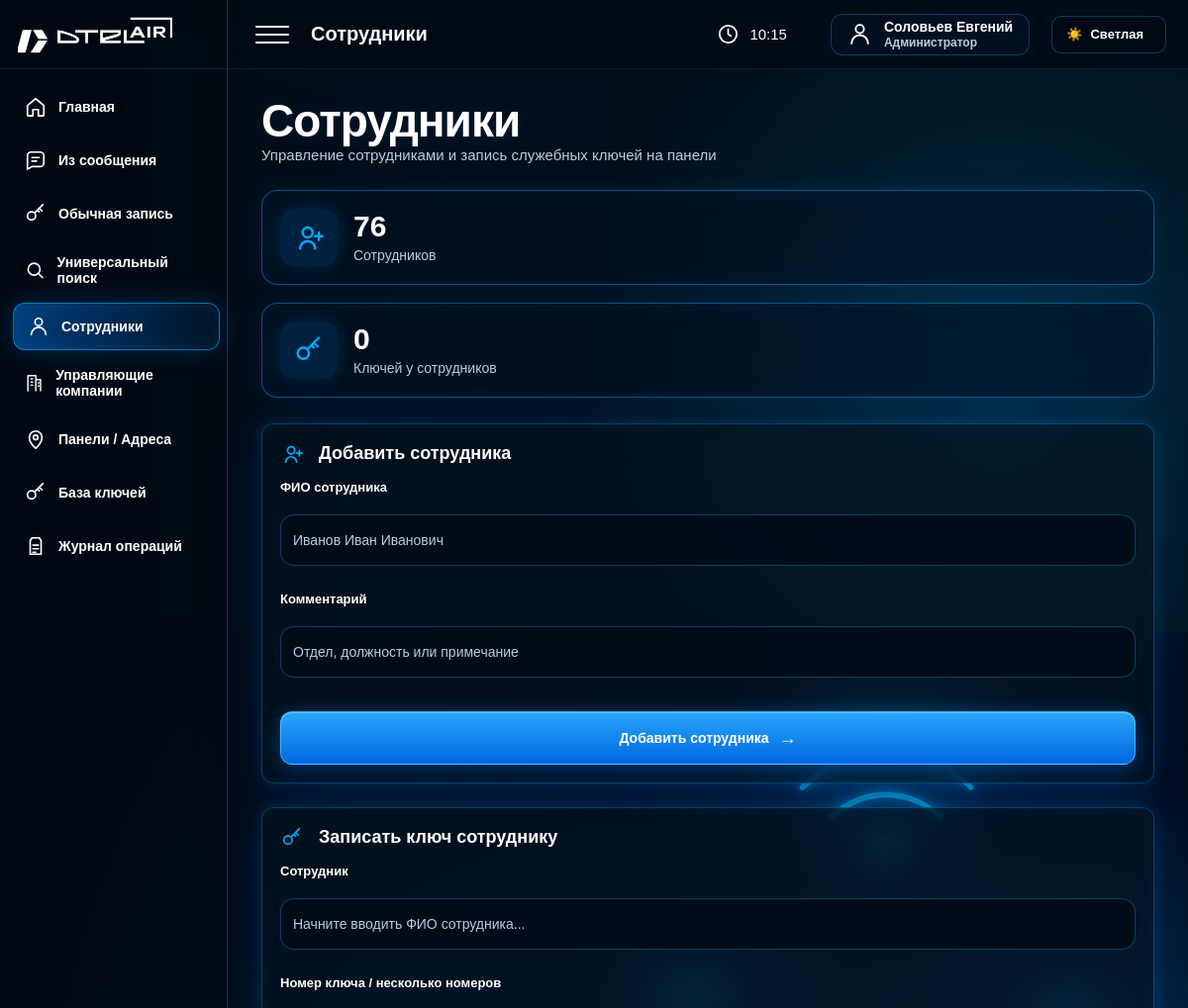
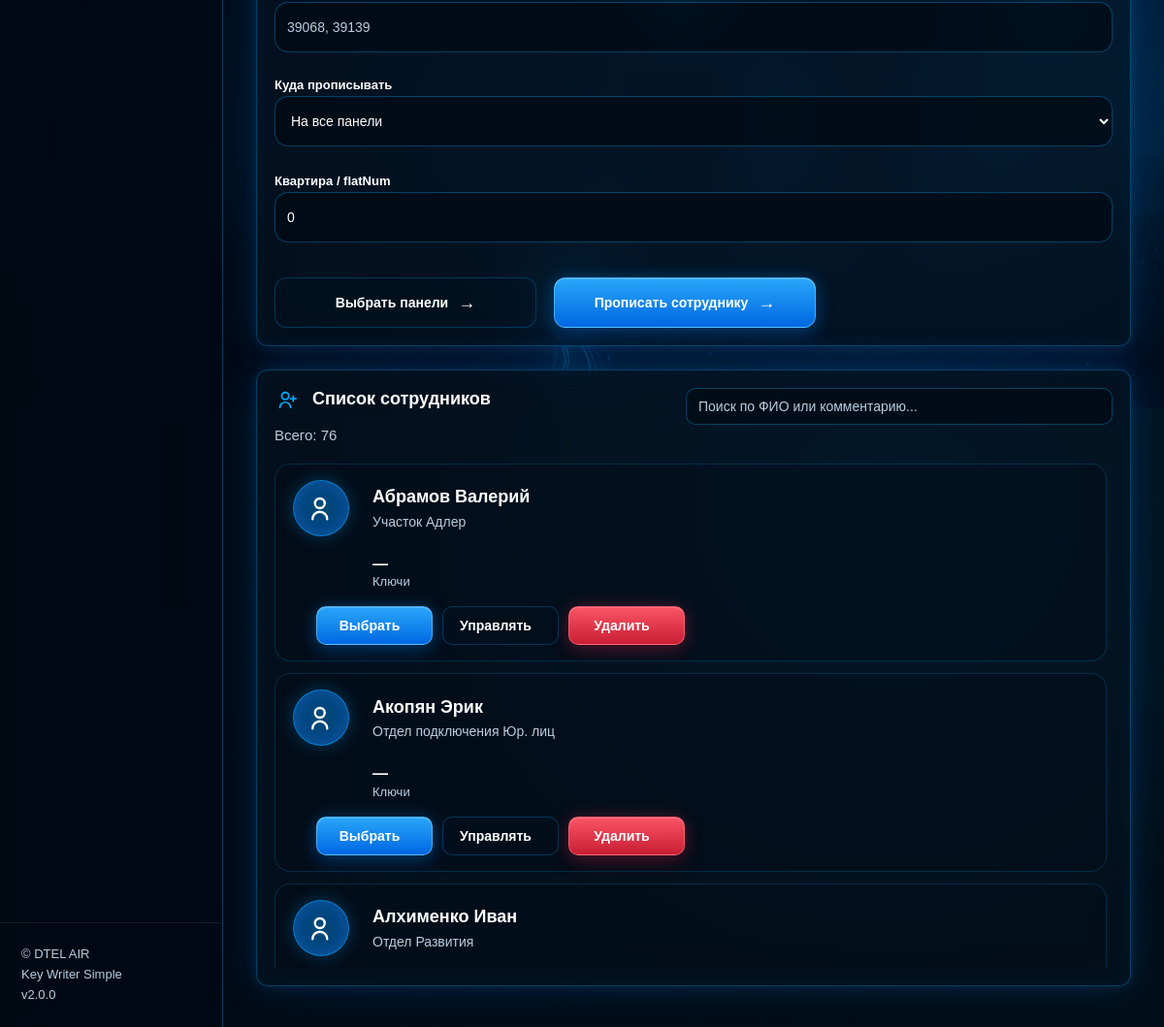
Page /employees (signed in) on the committed database (2 pictures, top to bottom).
### tables this page shows
CREATE TABLE employees (
            id INTEGER PRIMARY KEY AUTOINCREMENT,
            full_name TEXT NOT NULL,
            note TEXT DEFAULT '',
            enabled INTEGER DEFAULT 1,
            created_at TEXT DEFAULT CURRENT_TIMESTAMP
        );

### app/routers/employees.py (the view)
@router.get("/employees", response_class=HTMLResponse)
def employees_page(request: Request):
    return templates.TemplateResponse(
        "employees.html",
        {
            "request": request,
            "panels": get_panels(),
            "employees": get_active_employees(),
            "employees_count": get_employees_count(),
            "employee_keys_count": get_employee_keys_count(),
        },
    )

### app/templates/employees.html (shortened to what this page needs)
{% extends 'base.html' %}
{% block page_name %}Сотрудники{% endblock %}
{% block content %}
<div class="employees-hero">
    <div>
        <h1>Сотрудники</h1>
        <p class="subtitle">Управление сотрудниками и запись служебных ключей на панели</p>
    </div>
    <div class="employees-stats">
        <div class="employees-stat-card">
            <div class="employees-stat-icon">
                <svg viewBox="0 0 24 24">
                    <path d="M17 21a6 6 0 0 0-12 0"/>
                    <circle cx="11" cy="8" r="4"/>
                    <path d="M20 8v6M17 11h6"/>
                </svg>
            </div>
            <div>
                <b>{{ employees_count or employees|length }}</b>
                <span>Сотрудников</span>
            </div>
        </div>
        <div class="employees-stat-card">
            <div class="employees-stat-icon">
                <svg viewBox="0 0 24 24">
                    <circle cx="7.5" cy="14.5" r="4.5"/>
                    <path d="m11 11 9-9M16 6l3 3M14 8l2 2"/>
                </svg>
            </div>
            <div>
                <b>{{ employee_keys_count or 0 }}</b>
                <span>Ключей у сотрудников</span>
            </div>
        </div>
    </div>
</div>
<div class="employees-top-grid">
    <div class="panel employee-add-panel">
        <h2>
            <span class="title-svg-icon">
                <svg viewBox="0 0 24 24">
                    <path d="M17 21a6 6 0 0 0-12 0"/>
                    <circle cx="11" cy="8" r="4"/>
                    <path d="M20 8v6M17 11h6"/>
                </svg>
            </span>
            Добавить сотрудника
        </h2>
        <form method="post" action="/employees/add">
            <label>ФИО сотрудника</label>
            <input name="full_name" placeholder="Иванов Иван Иванович" required>
            <label>Комментарий</label>
            <input name="note" placeholder="Отдел, должность или примечание">
            <button type="submit" class="btn employees-wide-btn">
                Добавить сотрудника
            </button>
        </form>
    </div>
    <div class="panel employee-write-panel">
        <h2>
            <span class="title-svg-icon">
                <svg viewBox="0 0 24 24">
                    <circle cx="7.5" cy="14.5" r="4.5"/>
                    <path d="m11 11 9-9M16 6l3 3M14 8l2 2"/>
                </svg>
            </span>
            Записать ключ сотруднику
        </h2>
        <form method="post" action="/employees/write" id="employeeWriteForm">
            <label>Сотрудник</label>
            <input
                type="text"
                id="employeeWriteSearch"
                name="employee_name"
                placeholder="Начните вводить ФИО сотрудника..."
                autocomplete="off"
                required
            >
            <label>Номер ключа / несколько номеров</label>
            <input name="key_values" placeholder="39068, 39139" required>
            <div class="employee-write-row">
                <div>
                    <label>Куда прописывать</label>
                    <select name="scope" id="employeeScope">
                        <option value="all">На все панели</option>
                    </select>
                </div>
                <div>
                    <label>Квартира / flatNum</label>
                    <input name="flat_num" value="0">
                </div>
            </div>
            <div class="employee-write-actions">
                <button type="button" class="btn btn-ghost" id="openEmployeePanelsModal">
                    Выбрать панели
                </button>
                <button type="submit" class="btn">
                    Прописать сотруднику
                </button>
            </div>
        </form>
    </div>
</div>
<div class="panel employees-list-panel">
    <div class="panel-list-head">
        <div>
            <h2>
                <span class="title-svg-icon">
                    <svg viewBox="0 0 24 24">
                        <path d="M17 21a6 6 0 0 0-12 0"/>
                        <circle cx="11" cy="8" r="4"/>
                        <path d="M20 8v6M17 11h6"/>
                    </svg>
                </span>
                Список сотрудников
            </h2>
            <p class="subtitle">
                Всего: <span id="employeesFound">{{ employees|length }}</span>
            </p>
        </div>
        <div class="panel-search employees-search-box">
            <input
                type="text"
                id="employeesSearch"
                placeholder="Поиск по ФИО или комментарию..."
                autocomplete="off"
            >
        </div>
    </div>
    <div class="employees-cards" id="employeesCards">
        {% for e in employees %}
        <div class="employee-card">
            <div class="employee-avatar">
                <svg viewBox="0 0 24 24">
                    <path d="M17 21a6 6 0 0 0-12 0"/>
                    <circle cx="11" cy="8" r="4"/>
                </svg>
            </div>
            <div class="employee-card-main">
                <b>{{ e.full_name }}</b>
                <span>{{ e.note or 'Без комментария' }}</span>
            </div>
            <div class="employee-card-stat employee-key-numbers">
                <b>{{ e.key_numbers or '—' }}</b>
                <span>Ключи</span>
            </div>
            <div class="employee-card-actions">
                <button
                    type="button"
                    class="btn btn-small"
                    data-employee-select="{{ e.full_name }}"
                >
                    Выбрать
                </button>
                <a href="/employees/{{ e.id }}" class="btn btn-small btn-ghost">
                    Управлять
                </a>
                <form method="post" action="/employees/delete">
                    <button type="submit" class="danger-btn btn-small">
                        Удалить
                    </button>
                </form>
            </div>
        </div>
        {% endfor %}
    </div>
</div>
{% endblock %}

### app/templates/base.html (shortened to what this page needs)
<!DOCTYPE html>
<html lang="ru">
<head>
    <link rel="stylesheet" href="/static/css/style.css">
</head>
<body>
<div class="app-shell">
    <aside class="sidebar">
        <div class="brand">
            <img src="/static/img/logo.png" alt="DTEL AIR">
        </div>
        <nav class="sidebar-nav">
            <a class="nav-item" href="/">
                <svg viewBox="0 0 24 24"><path d="M3 10.5 12 3l9 7.5V21a1 1 0 0 1-1 1h-5v-7H9v7H4a1 1 0 0 1-1-1z"/></svg>
                <span>Главная</span>
            </a>
            <a class="nav-item" href="/message">
                <svg viewBox="0 0 24 24"><path d="M21 15a4 4 0 0 1-4 4H8l-5 3V7a4 4 0 0 1 4-4h10a4 4 0 0 1 4 4z"/><path d="M8 9h8M8 13h5"/></svg>
                <span>Из сообщения</span>
            </a>
            <a class="nav-item" href="/write/manual">
                <svg viewBox="0 0 24 24"><circle cx="7.5" cy="14.5" r="4.5"/><path d="m11 11 9-9M16 6l3 3M14 8l2 2"/></svg>
                <span>Обычная запись</span>
            </a>
            <a class="nav-item" href="/search">
                <svg viewBox="0 0 24 24"><circle cx="11" cy="11" r="7"/><path d="m16.5 16.5 4.5 4.5"/></svg>
                <span>Универсальный поиск</span>
            </a>
            <a class="nav-item" href="/employees">
                <svg viewBox="0 0 24 24"><path d="M20 21a8 8 0 0 0-16 0"/><circle cx="12" cy="7" r="4"/></svg>
                <span>Сотрудники</span>
            </a>
            <a class="nav-item" href="/uk">
                <svg viewBox="0 0 24 24"><path d="M4 22V3h10v19M14 8h6v14"/><path d="M8 7h2M8 11h2M8 15h2M17 12h1M17 16h1"/></svg>
                <span>Управляющие компании</span>
            </a>
            <a class="nav-item" href="/panels">
                <svg viewBox="0 0 24 24"><path d="M12 22s7-6.2 7-12a7 7 0 0 0-14 0c0 5.8 7 12 7 12z"/><circle cx="12" cy="10" r="2.5"/></svg>
                <span>Панели / Адреса</span>
            </a>
            <a class="nav-item" href="/keys">
                <svg viewBox="0 0 24 24"><circle cx="7.5" cy="14.5" r="4.5"/><path d="m11 11 9-9M16 6l3 3M14 8l2 2"/></svg>
                <span>База ключей</span>
            </a>
            <a class="nav-item" href="/log">
                <svg viewBox="0 0 24 24"><path d="M8 3h8l2 3v15H6V6z"/><path d="M9 11h6M9 15h6M9 19h3"/></svg>
                <span>Журнал операций</span>
            </a>
        </nav>
        <div class="sidebar-footer">
            <div>© DTEL AIR</div>
            <div>Key Writer Simple</div>
            <div>v2.0.0</div>
        </div>
    </aside>
    <main class="main">
        <header class="topbar">
            <div class="topbar-left">
                <div class="burger">
                    <span></span>
                    <span></span>
                    <span></span>
                </div>
                <div class="top-title">
                    {% block page_name %}Панель управления{% endblock %}
                </div>
            </div>
            <div class="topbar-right">
                <div class="top-info">
                    <svg viewBox="0 0 24 24">
                        <circle cx="12" cy="12" r="9"/>
                        <path d="M12 7v5l3 2"/>
                    </svg>
                    <span id="live-time">--:--</span>
                </div>
                <a class="user-pill" href="/users" title="Пользователи">
                    <svg viewBox="0 0 24 24">
                        <path d="M20 21a8 8 0 0 0-16 0"/>
                        <circle cx="12" cy="7" r="4"/>
                    </svg>
                    <span class="user-pill-text">
                        <b>
                            {% if current_user(request) %}
                                {{ current_user(request)["full_name"] }}
                            {% else %}
                                Пользователь
                            {% endif %}
                        </b>
                        <small>
                            {% if current_user(request) %}
                                {% if current_user(request)["role"] == "admin" %}
                                    Администратор
                                {% else %}
                                    Оператор
                                {% endif %}
                            {% else %}
                                Гость
                            {% endif %}
                        </small>
                    </span>
                </a>
                <button type="button" class="theme-toggle theme-icon-only" id="themeToggle">
                    <span class="theme-icon">☀️</span>
                    <span class="theme-text">Светлая</span>
                </button>
            </div>
        </header>
        <section class="content">
            {% block content %}{% endblock %}
        </section>
    </main>
</div>
</body>
</html>

### app/static/css/base.css (style rules this page uses)
* { box-sizing: border-box; }
:root { --sidebar-width: 230px; --bg-color: #02111a; --text: #ffffff; --text-strong: #ffffff; --muted: #b8cde0; --panel: rgba(6, 20, 34, 0.58); --panel-strong: rgba(0, 10, 20, 0.72); --line: rgba(0, 170, 255, 0.32); --line-soft: rgba(0, 170, 255, 0.20); --soft: rgba(255, 255, 255, 0.08); --blue: #00aaff; --blue-2: #0b8fff; --green: #2cff9a; --red: #ff4a5f; --yellow: #ffc400; --field-bg: rgba(0, 10, 20, 0.72); --field-text: #ffffff; --field-border: rgba(0, 170, 255, 0.34); --hover-bg: rgba(0, 170, 255, 0.08); --hover-text: #ffffff; --shadow-panel: inset 0 0 24px rgba(0,170,255,.05), 0 0 14px rgba(0,170,255,.12), 0 0 42px rgba(0,120,255,.18); }
html, body { margin: 0; min-height: 100%; font-family: Arial, Helvetica, sans-serif; color: var(--text); background: linear-gradient( 90deg, rgba(0, 8, 17, 0.90) 0%, rgba(0, 12, 25, 0.62) 34%, rgba(0, 12, 25, 0.25) 66%, rgba(0, 12, 25, 0.04) 100% ), linear-gradient( 180deg, rgba(0, 8, 17, 0.08), rgba(0, 8, 17, 0.35) ), url("/static/img/hero.png") right center / contain fixed no-repeat; background-color: var(--bg-color); }
body::before { content: ""; position: fixed; inset: 0; pointer-events: none; background: radial-gradient(circle at 84% 18%, rgba(0, 170, 255, 0.18), transparent 22%), radial-gradient(circle at 76% 74%, rgba(0, 150, 255, 0.12), transparent 28%), radial-gradient(circle at 95% 52%, rgba(0, 190, 255, 0.08), transparent 20%); z-index: 0; }
h1 { margin: 0 0 10px; color: var(--text-strong); font-size: 40px; line-height: 1.05; font-weight: 900; letter-spacing: -1px; text-shadow: 0 0 24px rgba(0, 140, 255, 0.16); }
h2 { margin: 0 0 14px; color: var(--text-strong); font-size: 18px; }
p { margin: 0; }
.subtitle { margin: 0; color: var(--muted); font-size: 15px; line-height: 1.45; }

### app/static/css/components.css (style rules this page uses)
.panel, .card { background: var(--panel); color: var(--text); border: 1px solid var(--line); border-radius: 12px; backdrop-filter: blur(22px); box-shadow: var(--shadow-panel); transition: 0.22s; }
.panel { padding: 18px; }
.btn, button, input[type="submit"] { min-height: 42px; display: inline-flex; align-items: center; justify-content: center; gap: 10px; padding: 0 22px; color: #ffffff; background: linear-gradient(180deg, rgba(42, 170, 255, 0.98), rgba(0, 105, 230, 0.98)); border: 1px solid rgba(120, 215, 255, 0.55); border-radius: 12px; font-size: 14px; font-weight: 900; text-decoration: none; cursor: pointer; box-shadow: inset 0 1px 0 rgba(255, 255, 255, 0.22), 0 8px 20px rgba(0, 100, 220, 0.24), 0 0 18px rgba(0, 170, 255, 0.22); transition: transform .18s, background .18s, box-shadow .18s, border-color .18s; }
.btn::after { content: "→"; font-size: 18px; line-height: 1; }
.btn-small { min-height: 36px; height: 36px; padding: 0 16px; border-radius: 10px; font-size: 13px; }
.btn-small::after { content: ""; }
.btn-ghost { color: var(--text); background: rgba(0, 18, 34, 0.35); border: 1px solid rgba(0, 170, 255, 0.26); box-shadow: inset 0 0 14px rgba(0, 170, 255, 0.035); }
.danger-btn { color: #ffffff; background: linear-gradient(180deg, rgba(255, 86, 105, 0.98), rgba(205, 30, 52, 0.98)); border-color: rgba(255, 120, 135, 0.58); box-shadow: inset 0 1px 0 rgba(255, 255, 255, 0.18), 0 8px 20px rgba(180, 20, 40, 0.22), 0 0 18px rgba(255, 70, 95, 0.22); }
.panel-head, .panel-list-head, .panels-head { display: flex; align-items: flex-start; justify-content: space-between; gap: 18px; flex-wrap: wrap; margin-bottom: 16px; }
.panel-search { width: min(520px, 100%); min-width: 280px; margin: 0; }
.panel-search input { width: 100%; margin: 0; }
.theme-toggle { min-height: 38px; padding: 0 14px; gap: 8px; color: var(--text); background: rgba(0, 10, 20, 0.45); border: 1px solid var(--line); border-radius: 10px; font-size: 13px; box-shadow: none; }
.theme-toggle::after { content: ""; }

### app/static/css/forms.css (style rules this page uses)
label { display: block; margin-bottom: 4px; color: var(--text-strong); font-size: 13px; font-weight: 800; }
input, textarea, select { width: 100%; min-height: 38px; margin-bottom: 10px; padding: 8px 12px; border-radius: 10px; outline: none; color: var(--field-text); background: var(--field-bg); border: 1px solid var(--field-border); font-size: 14px; transition: background .2s, color .2s, border-color .2s, box-shadow .2s; }
input::placeholder, textarea::placeholder { color: var(--muted); }

### rows in the picture
employees: full_name "Соловьев Евгений"
employees: full_name "Абрамов Валерий", note "Участок Адлер", key_numbers "—"
employees: full_name "Акопян Эрик", note "Отдел подключения Юр. лиц", key_numbers "—"
employees: full_name "Алхименко Иван", note "Отдел Развития"

### other values in the picture
{{ employees_count or employees|length }} "76"
{{ employee_keys_count or 0 }} "0"
{{ employees|length }} "76"
